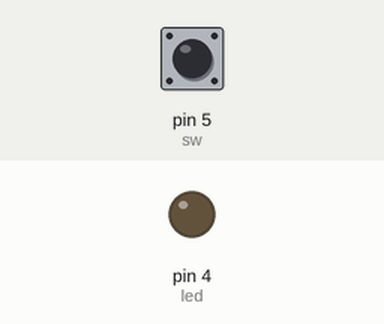
A sketch run on a simulated Arduino Uno, built with avr-gcc and run on an emulated ATmega328P. On the bench: output pins drawn as LEDs (lit = HIGH). Inputs (shaded band) come from the test bench; at power-on: pin 5 (sw) HIGH. What the sketch prints to the serial monitor is not drawn.

Above: at 1.2 s.
1.3 s: pin 5 (sw) pulled LOW for 0.15 s
At 2.0 s:
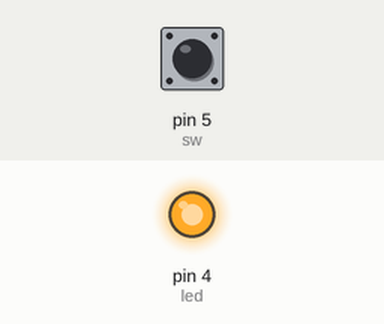
4.5 s: pin 5 (sw) pulled LOW for 3.2 s
At 5.9 s:
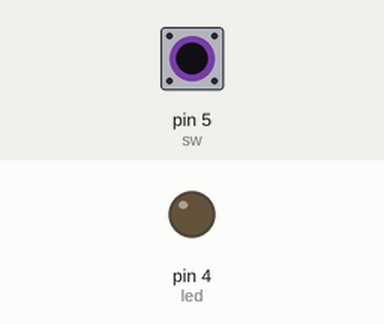
Timing chart, 0 to 9.2 s (numbered marks = the images above; inputs shaded):
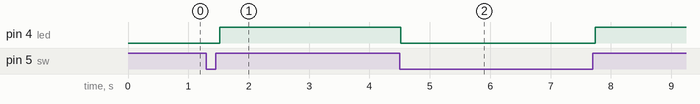

Measured:
- after the input at 1.3 s, pin 4 (led): LOW → HIGH after 0.22 s
- after the input at 4.5 s, pin 4 (led): HIGH → LOW at once, → HIGH 3.2 s later

The sketch:

sketch_dec06a.ino
```cpp
#include <SoftwareSerial.h>

SoftwareSerial BTSerial(2,3);   //bluetooth module Tx:Digital 2 Rx:Digital 3
int a;
unsigned long long int last_time;//toggled된 마지막 시간
void setup() {
  Serial.begin(9600);
  BTSerial.begin(9600);
  Serial.println("ATcommand");  //ATcommand Start
  a = digitalRead(5);
  pinMode(5,INPUT);//sw
  pinMode(4,OUTPUT);//led +
}
void loop() {
  func();
}

void func  (){
  // put your main code here, to run repeatedly:
 if (BTSerial.available())
    Serial.write(BTSerial.read());
  if (Serial.available())
    BTSerial.write(Serial.read());
  if(a!=digitalRead(5)){
    if(a==HIGH){
      a = LOW;
      digitalWrite(4,LOW);
     BTSerial.write(" Safe Ride");
     //BTSerial.write((last_time - millis())/1000+48);
     //last_time = (last_time - millis());
    }
    else{
      a = HIGH;
      BTSerial.write(" Returned");
      digitalWrite(4,HIGH);
      //BTSerial.write((last_time - millis())/1000+48);
      //last_time = (last_time - millis());
    }
  }
  delay(100);
}
```
